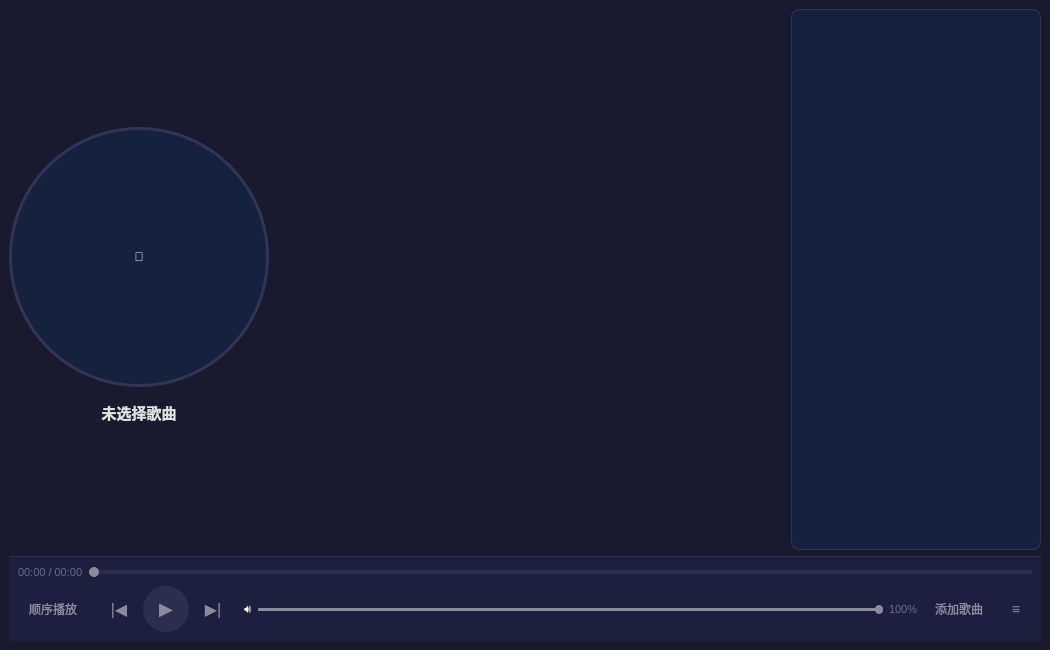
<?xml version="1.0" encoding="UTF-8"?>
<ui version="4.0">
 <class>MainWindow</class>
 <widget class="QMainWindow" name="MainWindow">
  <property name="geometry">
   <rect>
    <x>0</x>
    <y>0</y>
    <width>1050</width>
    <height>650</height>
   </rect>
  </property>
  <property name="windowTitle">
   <string>音乐播放器</string>
  </property>
  <property name="styleSheet">
   <string>
    QMainWindow { background-color: #1a1a2e; }
    QLabel { color: #ffffff; }
   </string>
  </property>
  <widget class="QWidget" name="centralwidget">
   <layout class="QVBoxLayout" name="verticalLayout">
    <item>
     <layout class="QHBoxLayout" name="mainContentLayout">
      <item>
       <layout class="QVBoxLayout" name="leftPanel">
        <item>
         <spacer name="topSpacer1">
          <property name="orientation"><enum>Qt::Vertical</enum></property>
          <property name="sizeHint" stdset="0"><size><width>20</width><height>20</height></size></property>
         </spacer>
        </item>
        <item>
         <widget class="QLabel" name="albumArtLabel">
          <property name="minimumSize"><size><width>260</width><height>260</height></size></property>
          <property name="maximumSize"><size><width>260</width><height>260</height></size></property>
          <property name="styleSheet">
           <string>border: 3px solid #333355; border-radius: 130px; background-color: #16213e;</string>
          </property>
          <property name="text"><string>🎵</string></property>
          <property name="alignment"><set>Qt::AlignCenter</set></property>
         </widget>
        </item>
        <item>
         <widget class="QLabel" name="currentSongLabel">
          <property name="text"><string>未选择歌曲</string></property>
          <property name="styleSheet">
           <string>font-size: 15px; color: #e0e0e0; padding: 8px; font-weight: bold;</string>
          </property>
          <property name="alignment"><set>Qt::AlignCenter</set></property>
         </widget>
        </item>
        <item>
         <spacer name="bottomSpacer1">
          <property name="orientation"><enum>Qt::Vertical</enum></property>
          <property name="sizeHint" stdset="0"><size><width>20</width><height>20</height></size></property>
         </spacer>
        </item>
       </layout>
      </item>
      <item>
       <widget class="QListWidget" name="lyricListWidget">
        <property name="minimumSize"><size><width>350</width><height>300</height></size></property>
        <property name="styleSheet">
         <string>
          QListWidget {
            background-color: #1a1a2e;
            border: none;
            font-size: 14px;
            color: #aaaaaa;
            padding: 20px;
          }
          QListWidget::item {
            padding: 8px 0px;
            border: none;
          }
         </string>
        </property>
       </widget>
      </item>
      <item>
       <widget class="QListWidget" name="playlistWidget">
        <property name="minimumSize"><size><width>220</width><height>300</height></size></property>
        <property name="maximumSize"><size><width>250</width><height>16777215</height></size></property>
        <property name="styleSheet">
         <string>
          QListWidget {
            background-color: #16213e;
            border: 1px solid #333355;
            border-radius: 8px;
            font-size: 13px;
            color: #cccccc;
            padding: 5px;
          }
          QListWidget::item {
            padding: 6px 4px;
            border-bottom: 1px solid #252545;
            border-radius: 4px;
          }
          QListWidget::item:hover {
            background-color: #252545;
          }
          QListWidget::item:selected {
            background-color: #333366;
            color: #ffffff;
          }
         </string>
        </property>
       </widget>
      </item>
     </layout>
    </item>
    <item>
     <widget class="QWidget" name="bottomBar">
      <property name="styleSheet">
       <string>
        QWidget#bottomBar {
          background-color: #1e1e3f;
          border-top: 1px solid #2d2d4e;
          padding: 6px;
        }
       </string>
      </property>
      <layout class="QVBoxLayout" name="bottomLayout">
       <item>
        <layout class="QHBoxLayout" name="progressLayout">
         <item>
          <widget class="QLabel" name="timeLabel">
           <property name="text"><string>00:00 / 00:00</string></property>
           <property name="styleSheet"><string>font-size: 11px; color: #6b6b8a;</string></property>
          </widget>
         </item>
         <item>
          <widget class="QSlider" name="progressSlider">
           <property name="orientation"><enum>Qt::Orientation::Horizontal</enum></property>
           <property name="styleSheet">
            <string>
             QSlider::groove:horizontal { background: #2d2d4e; height: 4px; border-radius: 2px; }
             QSlider::handle:horizontal { background: #8b8b9e; width: 10px; height: 10px; margin: -3px 0; border-radius: 5px; }
             QSlider::sub-page:horizontal { background: #8b8b9e; border-radius: 2px; }
            </string>
           </property>
          </widget>
         </item>
        </layout>
       </item>
       <item>
        <layout class="QHBoxLayout" name="controlLayout">
         <item>
          <widget class="QPushButton" name="modeBtn">
           <property name="minimumSize"><size><width>70</width><height>32</height></size></property>
           <property name="styleSheet">
            <string>QPushButton { background-color: transparent; color: #8b8b9e; border: none; font-size: 12px; padding: 4px 8px; } QPushButton:hover { color: #ffffff; }</string>
           </property>
           <property name="text"><string>顺序播放</string></property>
          </widget>
         </item>
         <item>
          <spacer name="leftControlSpacer">
           <property name="orientation"><enum>Qt::Horizontal</enum></property>
          </spacer>
         </item>
         <item>
          <widget class="QPushButton" name="prevBtn">
           <property name="minimumSize"><size><width>36</width><height>36</height></size></property>
           <property name="styleSheet">
            <string>QPushButton { background-color: transparent; color: #8b8b9e; border: none; font-size: 16px; } QPushButton:hover { color: #ffffff; }</string>
           </property>
           <property name="text"><string>|◀</string></property>
          </widget>
         </item>
         <item>
          <widget class="QPushButton" name="playPauseBtn">
           <property name="minimumSize"><size><width>46</width><height>46</height></size></property>
           <property name="maximumSize"><size><width>46</width><height>46</height></size></property>
           <property name="styleSheet">
            <string>QPushButton { background-color: #2d2d4e; color: #8b8b9e; border: none; border-radius: 23px; font-size: 18px; font-weight: bold; } QPushButton:hover { background-color: #3d3d5e; color: #ffffff; }</string>
           </property>
           <property name="text"><string>▶</string></property>
          </widget>
         </item>
         <item>
          <widget class="QPushButton" name="nextBtn">
           <property name="minimumSize"><size><width>36</width><height>36</height></size></property>
           <property name="styleSheet">
            <string>QPushButton { background-color: transparent; color: #8b8b9e; border: none; font-size: 16px; } QPushButton:hover { color: #ffffff; }</string>
           </property>
           <property name="text"><string>▶|</string></property>
          </widget>
         </item>
         <item>
          <spacer name="rightControlSpacer">
           <property name="orientation"><enum>Qt::Horizontal</enum></property>
          </spacer>
         </item>
         <item>
          <layout class="QHBoxLayout" name="volumeLayout">
           <item>
            <widget class="QLabel" name="volumeIconLabel">
             <property name="text"><string>🔊</string></property>
             <property name="styleSheet"><string>font-size: 12px;</string></property>
            </widget>
           </item>
           <item>
            <widget class="QSlider" name="volumeSlider">
             <property name="minimumSize"><size><width>80</width><height>20</height></size></property>
             <property name="orientation"><enum>Qt::Orientation::Horizontal</enum></property>
             <property name="value"><number>100</number></property>
             <property name="styleSheet">
              <string>
               QSlider::groove:horizontal { background: #2d2d4e; height: 3px; border-radius: 1px; }
               QSlider::handle:horizontal { background: #8b8b9e; width: 8px; height: 8px; margin: -3px 0; border-radius: 4px; }
               QSlider::sub-page:horizontal { background: #8b8b9e; border-radius: 1px; }
              </string>
             </property>
            </widget>
           </item>
           <item>
            <widget class="QLabel" name="volumeValueLabel">
             <property name="text"><string>100%</string></property>
             <property name="styleSheet"><string>font-size: 11px; color: #6b6b8a;</string></property>
            </widget>
           </item>
          </layout>
         </item>
         <item>
          <widget class="QPushButton" name="openBtn">
           <property name="minimumSize"><size><width>70</width><height>32</height></size></property>
           <property name="styleSheet">
            <string>QPushButton { background-color: transparent; color: #8b8b9e; border: none; font-size: 12px; padding: 4px 8px; } QPushButton:hover { color: #ffffff; }</string>
           </property>
           <property name="text"><string>添加歌曲</string></property>
          </widget>
         </item>
         <item>
          <widget class="QPushButton" name="togglePlaylistBtn">
           <property name="minimumSize"><size><width>32</width><height>32</height></size></property>
           <property name="styleSheet">
            <string>QPushButton { background-color: transparent; color: #8b8b9e; border: none; font-size: 14px; } QPushButton:hover { color: #ffffff; }</string>
           </property>
           <property name="text"><string>≡</string></property>
          </widget>
         </item>
        </layout>
       </item>
      </layout>
     </widget>
    </item>
   </layout>
  </widget>
 </widget>
 <resources/>
 <connections/>
</ui>
